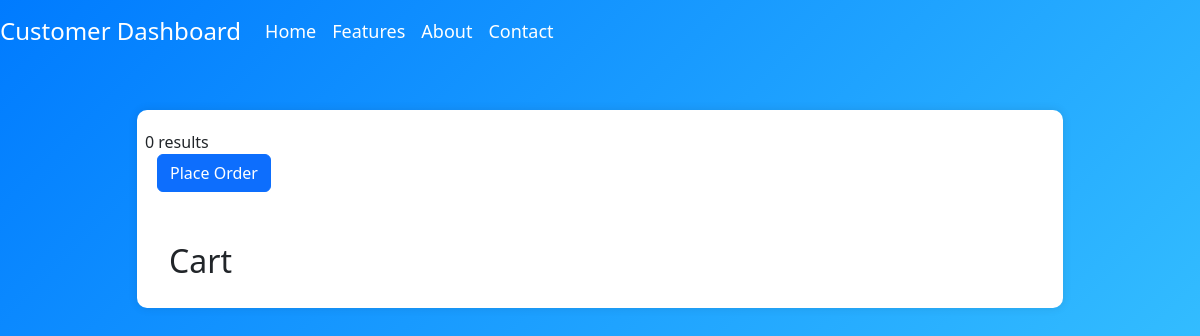
/customer.php, run on an earlier commit of the app's database.
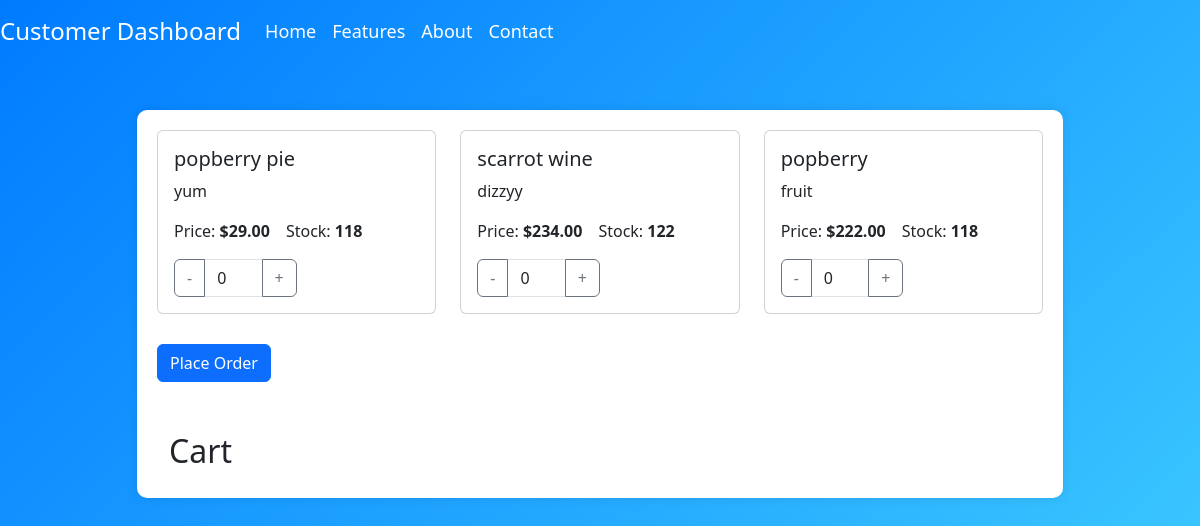
And on a later commit of the database.
### tables this page shows
CREATE TABLE `products` (
  `product_id` int(11) NOT NULL,
  `name` varchar(255) NOT NULL,
  `description` text NOT NULL,
  `quantity` int(11) NOT NULL,
  `price` decimal(10,2) NOT NULL
);

### connector.php (called while the page is built, shortened)
<?php
class connector
{
    public function __construct()
    {
        $servername = 'localhost';
        $username = 'root';
        $password = '';
        $dbname = 'tradetower';
        $this->conn  = new mysqli($servername, $username, $password, $dbname);
    }
}

### customer.php (the view, shortened to what this page needs)
<?php
include "./connector.php";
$connector = new connector();
?>
<!DOCTYPE html>
<html lang="en">
<head>
  <link href="https://cdn.jsdelivr.net/npm/bootstrap@5.3.3/dist/css/bootstrap.min.css" rel="stylesheet">
</head>
<body>
  <nav class="navbar navbar-expand-lg navbar-light transparent-navbar">
    <a class="navbar-brand" href="#">Customer Dashboard</a>
    <div class="collapse navbar-collapse" id="navbarNav">
      <ul class="navbar-nav ml-auto">
        <li class="nav-item active">
          <a class="nav-link" href="#">Home</a>
        </li>
        <li class="nav-item">
          <a class="nav-link" href="#">Features</a>
        </li>
        <li class="nav-item">
          <a class="nav-link" href="#">About</a>
        </li>
        <li class="nav-item">
          <a class="nav-link" href="#">Contact</a>
        </li>
      </ul>
    </div>
  </nav>
  <div class="container mt-5">
    <div class="row justify-content-center">
      <div class="col-lg-10">
        <div class="content-container">
          <div class="row">
            <?php
            $sql = "SELECT product_id, name, description, quantity, price FROM products";
            $result = $connector->conn->query($sql);
            if ($result->num_rows > 0) {
              while ($row = $result->fetch_assoc()) {
                echo "
                <div class=\"col-lg-4 col-md-6\">
                <div class=\"card product-card\">
                  <div class=\"card-body\">
                    <h5 class=\"card-title\">" . $row["name"] . "</h5>
                    <p class=\"card-text\">
                      " . $row["description"] . "
                    </p>
                    <div class=\"d-flex\">
                      <p>Price: <b>$" . $row["price"] . "</b></p>
                      <p class=\"mx-3\">Stock: <b>" . $row["quantity"]  . "</b></p>
                    </div>
                    <div class=\"col-6\">
                      <div class=\"input-group\">
                        <button class=\"btn btn-outline-secondary \" type=\"button\" id=\"decrement-btn" . $row["product_id"] . "\">-</button>
                        <input value='0' min='0' max='" . $row["quantity"] . "' type=\"text\" class=\"form-control inputGroup\" value=\"0\" id=\"" . $row["product_id"] . "\">
                        <button class=\"btn btn-outline-secondary\" type=\"button\" id=\"increment-btn" . $row["product_id"] . "\">+</button>
                      </div>
                    </div>
                  </div>
                </div>
              </div>
              <script>
              document.getElementById('increment-btn" . $row["product_id"] . "').addEventListener('click', function() {
                document.getElementById('" . $row["product_id"] . "').value = parseInt(document.getElementById('" . $row["product_id"] . "').value) + 1;
              });
              document.getElementById('decrement-btn" . $row["product_id"] . "').addEventListener('click', function() {
                document.getElementById('" . $row["product_id"] . "').value = parseInt(document.getElementById('" . $row["product_id"] . "').value) - 1;
              });
            </script>
                ";
              }
            } else {
              echo "0 results";
            }
            ?>
          </div>
          <button onclick="placeOrder()" class="btn btn-primary add-to-cart" data-product="Product 1" data-price="20">
            Place Order
          </button>
          <div class="container" id="cart-items">
            <h2>Cart</h2>
          </div>
        </div>
      </div>
    </div>
  </div>
</body>
</html>

### customer.php (style rules this page uses)
.transparent-navbar { background-color: transparent !important; }
.navbar-light .navbar-nav .nav-link { color: white !important; font-size: 18px; }
.navbar-brand { color: white !important; font-size: 24px; }
.product-card { margin-bottom: 30px; }
#cart-items { margin-top: 50px; }
body { background: linear-gradient(135deg, #007bff, #42d0ff); background-repeat: no-repeat; background-attachment: fixed; height: 100%; }
.content-container { background-color: #ffffff; border-radius: 10px; padding: 20px; box-shadow: 0 0 10px rgba(0, 0, 0, 0.1); }

What changed in the data, as far as the page shows it:
added products: name "popberry pie", description "yum", price "29.00", quantity "118"
added products: name "scarrot wine", description "dizzyy", price "234.00", quantity "122"
added products: name "popberry", description "fruit", price "222.00", quantity "118"
Also different on the page:
text no longer shown: "0 results"
